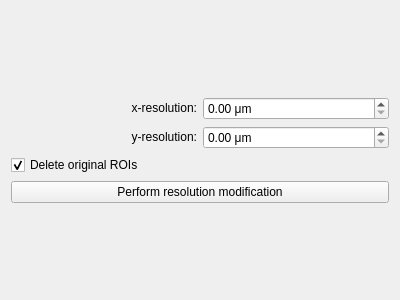
<?xml version="1.0" encoding="UTF-8"?>
<ui version="4.0">
 <class>ResolutionModifier</class>
 <widget class="QWidget" name="ResolutionModifier">
  <property name="geometry">
   <rect>
    <x>0</x>
    <y>0</y>
    <width>400</width>
    <height>300</height>
   </rect>
  </property>
  <property name="windowTitle">
   <string>Form</string>
  </property>
  <layout class="QVBoxLayout" name="verticalLayout">
   <item>
    <layout class="QGridLayout" name="gridLayout">
     <item row="0" column="0" colspan="2">
      <layout class="QVBoxLayout" name="lyt_coorHub"/>
     </item>
     <item row="2" column="0">
      <widget class="QLabel" name="label_2">
       <property name="sizePolicy">
        <sizepolicy hsizetype="Preferred" vsizetype="Fixed">
         <horstretch>0</horstretch>
         <verstretch>0</verstretch>
        </sizepolicy>
       </property>
       <property name="text">
        <string>y-resolution:</string>
       </property>
       <property name="alignment">
        <set>Qt::AlignmentFlag::AlignRight|Qt::AlignmentFlag::AlignTrailing|Qt::AlignmentFlag::AlignVCenter</set>
       </property>
      </widget>
     </item>
     <item row="4" column="0" colspan="2">
      <widget class="QPushButton" name="btn_commit">
       <property name="text">
        <string>Perform resolution modification</string>
       </property>
      </widget>
     </item>
     <item row="2" column="1">
      <widget class="QDoubleSpinBox" name="spin_yresUm">
       <property name="suffix">
        <string> μm</string>
       </property>
       <property name="maximum">
        <double>1000000.000000000000000</double>
       </property>
      </widget>
     </item>
     <item row="1" column="1">
      <widget class="QDoubleSpinBox" name="spin_xresUm">
       <property name="suffix">
        <string> μm</string>
       </property>
       <property name="maximum">
        <double>1000000.000000000000000</double>
       </property>
      </widget>
     </item>
     <item row="1" column="0">
      <widget class="QLabel" name="label">
       <property name="sizePolicy">
        <sizepolicy hsizetype="Preferred" vsizetype="Fixed">
         <horstretch>0</horstretch>
         <verstretch>0</verstretch>
        </sizepolicy>
       </property>
       <property name="text">
        <string>x-resolution:</string>
       </property>
       <property name="alignment">
        <set>Qt::AlignmentFlag::AlignRight|Qt::AlignmentFlag::AlignTrailing|Qt::AlignmentFlag::AlignVCenter</set>
       </property>
      </widget>
     </item>
     <item row="3" column="0" colspan="2">
      <widget class="QCheckBox" name="chk_deleteOri">
       <property name="text">
        <string>Delete original ROIs</string>
       </property>
       <property name="checked">
        <bool>true</bool>
       </property>
      </widget>
     </item>
    </layout>
   </item>
  </layout>
 </widget>
 <tabstops>
  <tabstop>spin_xresUm</tabstop>
  <tabstop>spin_yresUm</tabstop>
  <tabstop>chk_deleteOri</tabstop>
  <tabstop>btn_commit</tabstop>
 </tabstops>
 <resources/>
 <connections/>
</ui>
